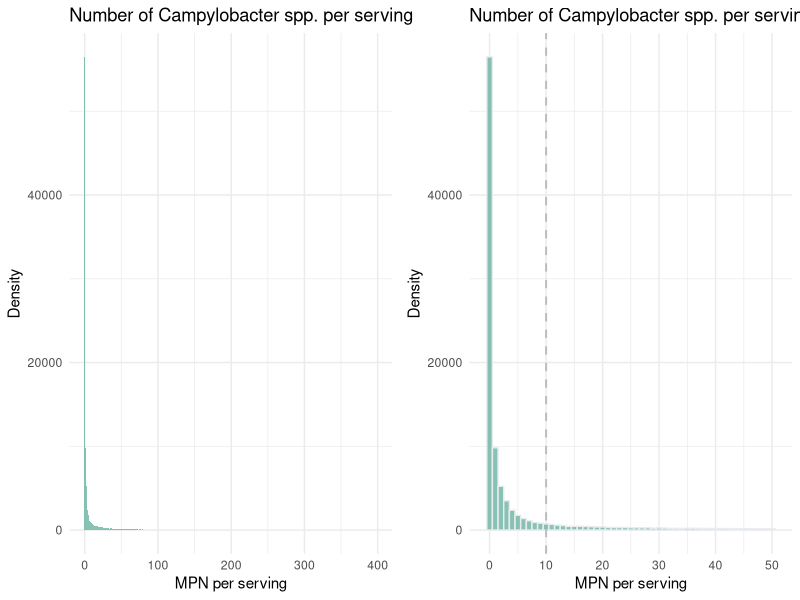
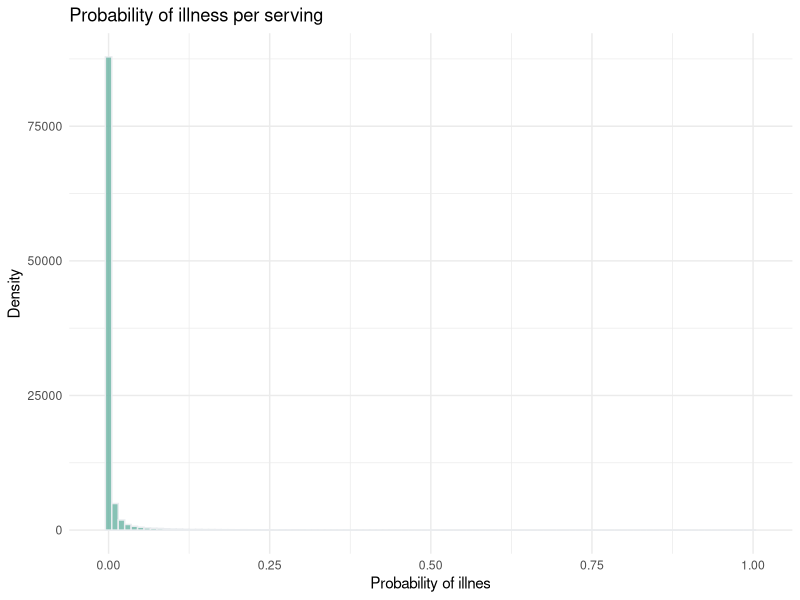

The R source for these figures, in order:
################################################################################
# Project 1 - Microbial Risk Assessment                                        #
# Deckers Lode, Meijerink Jonas and Seid Adem Aragaw                           #
# 23/10/2024                                                                   #
################################################################################

### Define a seed for reproducibility ------------------------------------------
set.seed(485721023)


simulation <- function(N , FreezeOnly){
  ## This function requires the following input parameters:
  # - N : the total number of simulations
  # - FreezeOnly : 1 storage condition always freezing 
  #                0 storage condition has two options freeze/fresh

  ### Define all variables -----------------------------------------------------
  Ps <- rep(NA,N)       # Prevalence in poultry carcasses at slaughterhouses
  Pr <- rep(NA,N)       # Prevalence in poultry carcasses at retail
  Cr <- rep(NA,N)       # Number in poultry meat at retail (log scale)
  Fcc <- rep(NA,N)      # Cross-contamination factor
  Pc <- rep(NA,N)       # Probability of infected carcass 
  Sc <- rep(NA,N)       # Uncertainty about the storage condition
  Rr <- rep(NA,N)       # Refrigeration reduction
  Rf <- rep(NA,N)       # Freeze reduction
  Ch <- rep(NA,N)       # Number in poultry carcasses under storage condition
  Cc <- rep(NA,N)       # Number per serving
  Rc <- rep(NA,N)       # Cooking reduction %log MPN 
  Cps <- rep(NA,N)      # Number per serving after cooking 
  Pinf1 <- rep(NA,N)    # Probability of infection for a single campylobacter
  Pinf <- rep(NA,N)     # Probability of infection for a meal
  Pillinf <- rep(NA,N)  # Probability of illness after infection
  Pill <- rep(NA,N)     # Probability of illness
  Nill <- rep(NA,N)     # Number of human cases/year
  
    
  ## simulate N times
  for(i in 1:N){
    
    ### Exposure assessment ----------------------------------------------------
    
    ## Prevalence of Campylobacter spp. in poultry carcasses at slaughterhouses
    Ps[i] <- rbeta(1 , 10 + 1, 30 - 10 + 1)
    
    
    ## Prevalence of Campylobacter spp. in poultry carcasses at retail
    Pr[i] <- rbeta(1 , 25 + 1, 30 - 25 + 1)
    
    
    ## Number of Campylobacter spp. in poultry meat at retail (log scale)
    # Identify each interval of the cumulative distribution
    x <- c(1,2,3,4,5,6,7)
    
    # Sample the intervals according to the cumulative distribution
    index <- sample(x , size = 1 , 
                 prob = c(0.325 , 0.15 , 0.175 , 0.05 , 0.15 , 0.125 , 0.025))
    
    # Define the piecewise boundaries
    Cmin <- c(-2.079 , 1.556 , 2.301 , 2.699 , 3    , 3.699, 4    )
    Cmax <- c( 1.556 , 2.301 , 2.699 , 3     , 3.699, 4    , 4.255)
    
    # Generate a random value from this interval
    Cr[i] <- runif(n=1 , min = Cmin[index], max = Cmax[index])
    
    
    ## Cross-contamination factor
    Fcc[i] <- Pr[i]/Ps[i]
    
    
    ## Probability of infected carcass 
    Pc[i] <- Fcc[i] * Ps[i] / (1 - Ps[i] + Fcc[i] * Ps[i])
    
    
    ## Uncertainty about the storage condition
    if (FreezeOnly==0){
    Sc[i] <- rbinom(n = 1 , size = 1, prob = runif(1 , min = 0 , max = 1))
    }else{
      Sc[i] <- 0
    }
    # Refrigeration = 1
    # Freeze = 0
    
    
    ## Refrigeration reduction
    Rrmin <- rnorm(1 , 0.31 , 0.13)
    Rrmax <- rnorm(1 , 0.81 , 0.24)
    while (Rrmin > Rrmax){
      Rrmin <- rnorm(1 , 0.31 , 0.13)
      Rrmax <- rnorm(1 , 0.81 , 0.24)
    }
    Rr[i] <- runif(n = 1 , min = Rrmin , max = Rrmax)
    
    ## Freeze reduction
    Rf[i] <- runif(n = 1 , min = 0.6 , max = 2.87)
    
    
    if (Sc[i]==1){
      ## Number of Campylobacter spp. in poultry carcasses stored under refrigeration
      Ch[i] <- 10^(Cr[i] - Rr[i])
    }else{
      ## Number of Campylobacter spp. in poultry carcasses stored under freeze
      Ch[i] <- 10^(Cr[i] - Rf[i])
    }
    
    
    ## Number of Campylobacter spp. per serving after cooking 
    Rc[i] <- rbeta(n = 1 , shape1 = 10 , shape2 = 0.05)
    Cc[i] <- Ch[i] * 10^(-Rc[i])
    
    
    ## Four people
    Ns <- 4
    
    
    ## Number of Campylobacter spp. per serving
    Cps[i] <- rpois(1 , Cc[i] / Ns)
   
    
    ## (Cross-contamination during food preparation based)
    # not necessary for the assignment
    
    
    ### Dose response ----------------------------------------------------------
    
    ## Probability of infection for an individual consuming a meal given the dose
    Pinf1[i] <- rbeta(1 , 0.21 , 59.95)
    Pinf[i] <- 1 - (1 - Pinf1[i])^Cps[i] 
    
    ## Probability of illness
    Pillinf[i] <- rbeta(1 , 29 + 1, 89 + 1 -29)
    Pill[i] <- Pinf[i] * Pillinf[i]
    
    
    ### Risk characterization --------------------------------------------------
    
    ## Number of poultry carcasses produced in Argentina 
    Nps <- 495143444
    
    if(Pill[i]!=0){
      ## Number of human cases/year
      Nill[i] <- rbinom(n = 1 , size = Nps * Ns * 1, prob = Pill[i])
    }else{
      Nill[i] <- 0  
    }
  
  }
  return(matrix( data = c(Ps , Pr , Sc , Rc ,  Cps , Pill , Nill) , nrow = N , ncol = 7))
}

### Visualisation of the results -----------------------------------------------

## Load libraries
library(ggplot2)
library(gridExtra)


## Output from the simulation model
out <- data.frame(simulation(N = 100000 , FreezeOnly = 0))


## 3.1 What is the amount of Campylobacter spp. to which a consumer is exposed 
## in a single serving of poultry meat? !!--> change y-axis!!

# Visualisations
plot1 <- ggplot(aes(x=X5) , data=out) + geom_histogram(fill="#69b3a2",
binwidth = 1 , alpha=0.8 ) + ggtitle("Number of Campylobacter spp. per serving") +
labs(y = "Density", x = "MPN per serving") + theme_minimal() + xlim(-1,400)

plot2 <- ggplot(aes(x=X5) , data=out) + geom_histogram(fill="#69b3a2", color="#e9ecef",
binwidth = 1 , alpha=0.8 ) + ggtitle("Number of Campylobacter spp. per serving") +
labs(y = "Density", x = "MPN per serving") + theme_minimal() + xlim(-1,51)+
  geom_vline(xintercept=10, color="gray", linetype="dashed", size=0.7)

grid.arrange(plot1 , plot2 , ncol=2)


# Summary statistics !!add aditional one (HPD)!!
sum(out$X5<49)/100000
median(out$X5)


## 3.2 How common is an exposure to doses > 10 MPN/meat serving?
sum(out$X5>10)/100000


## 3.3 What is the prevalence of meat contamination?
sum(out$X5>0)/100000


## 3.4 What is the probability of illness for a single meal of chicken?
mean(out$X6)

ggplot(aes(x=X6) , data=out) +  geom_histogram(fill="#69b3a2", color="#e9ecef",
alpha=0.8 , binwidth = 0.01) +
  ggtitle("Probability of illness per serving") + labs(y = "Density", x = "Probability of illnes")+
  theme_minimal() + xlim(-0.01,1.01)


## 3.5 Estimate the number of people who could suffer from campylobacteriosis 
## related to poultry meat consumption.
mean(out$X7)


## 3.6 Investigate using Spearman’s rank correlation coefficients which factors 
## in the chain have the largest impact on the risk of illness.
cor(out , method = "spearman")


## 3.7 Investigate the impact of storage: assume that 100% of chickens were stored frozen, what
## would be the impact on the human campoylobacteriosis risk as compared to if none of
## the chicken were stored frozen?
out_freeze_only <- data.frame(simulation(N = 100000 , FreezeOnly = 1))




